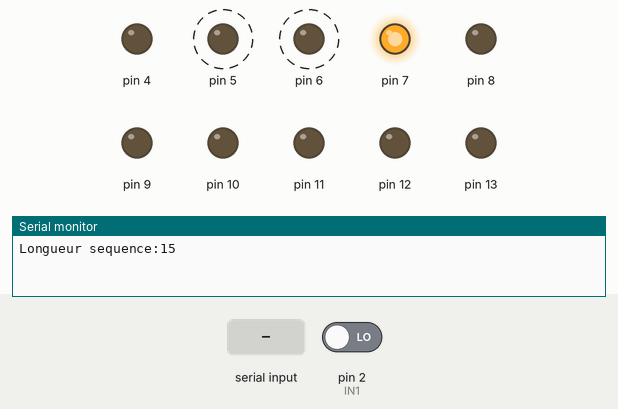
Recording of a sketch running on a simulated Arduino Uno, built with avr-gcc and run on an emulated ATmega328P. Parts: output pins drawn as LEDs (lit = HIGH), the last lines printed to the serial monitor. Dashed ring = blinking. The test bench sets the inputs (shaded band); at power-on: pin 2 (IN1) LOW. Random numbers use the default seed unless the sketch sets one.

Above: at 1.25 s.
1.3 s: pin 2 (IN1) driven HIGH
At 2.5 s:
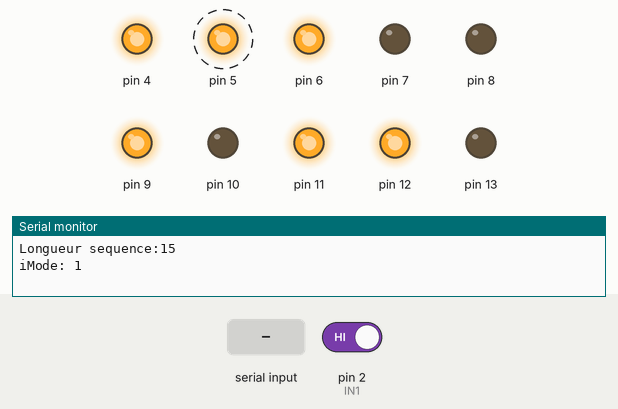
4.3 s: "S" received over Serial
At 4.45 s:
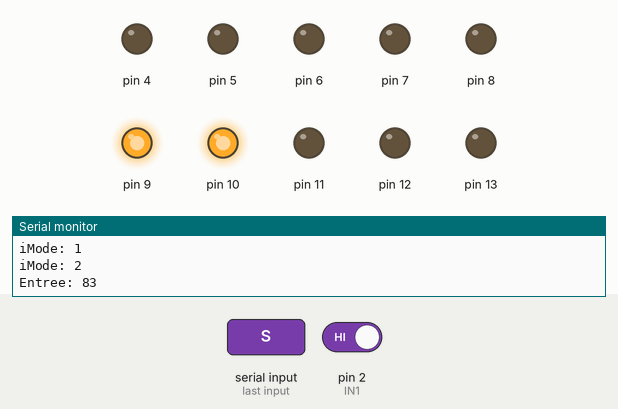
7.3 s: "A" received over Serial
At 7.7 s:
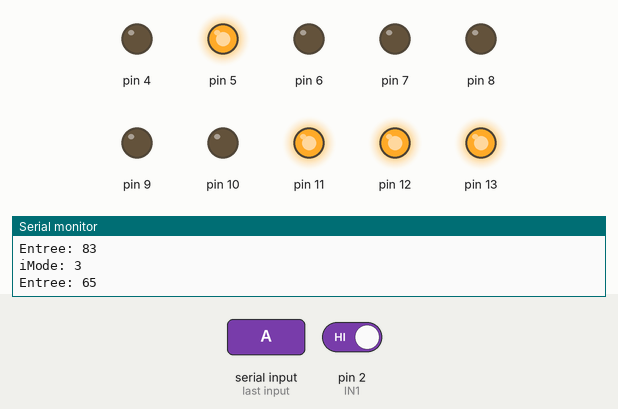
10.3 s: pin 2 (IN1) driven LOW
13.3 s: "C" received over Serial
16.3 s: pin 2 (IN1) driven HIGH
At 17.7 s:
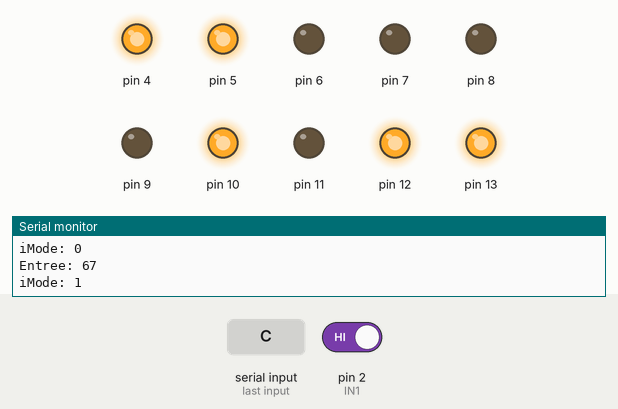
Timing chart, 0 to 23.9 s (numbered marks = the images above; inputs shaded):
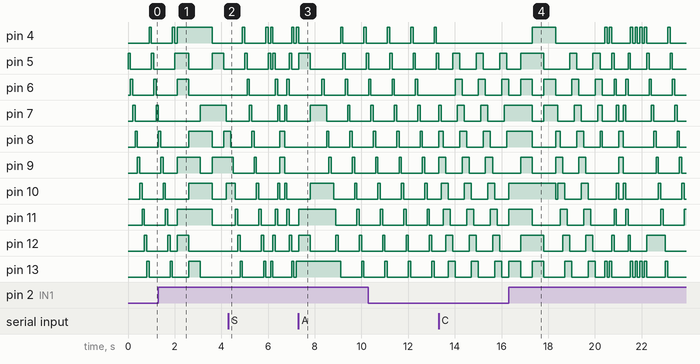

Measured:
- after the input at 16.3 s, pin 4: LOW → HIGH after 1.0 s, → LOW 1.0 s later, → HIGH 2.1 s later, → LOW 0.10 s later, … (16 changes in this stretch)
- by itself, pin 4: alternates HIGH for 0.10 s and LOW for 0.90 s

The sketch:

GuirlandeMultiMode.ino
```cpp
// Programme Guirlande
// Allume les LEDs
// S en sequence
// A aleatroirement
// P avec un pattern

int iMode = 0;
char MODES[] = { 'S', 'A', 'C', 'P' };
char mode = 'S';
byte octet = 1;
unsigned long lastSwitch = millis();

byte NOMBRE_DE_LEDS = 10;
byte PIN_BASE = 14 - NOMBRE_DE_LEDS;
byte IN1 = 2;

// mode Sequence
byte decalage = 0;

// mode Aleatoire
long LIMITE = 2 << NOMBRE_DE_LEDS;

// mode Chenille

// mode Pattern
byte pos = 0;
int SEQUENCE[] = { 1+(2<<8), (2<<0)+(2<<7),  (2<<1)+(2<<6), (2<<2)+(2<<5),
     (2<<3)+(2<<4), (2<<3)+(2<<4), (2<<2)+(2<<5),  (2<<1)+(2<<6),
     (2<<0)+(2<<7), 1+(2<<8),  0, 1+(2<<8), 0, 1+(2<<8), 0};
/*
int SEQUENCE[] = { 1, (2<<0),  (2<<1), (2<<2),
     (2<<3), (2<<4), (2<<5), (2<<6),
     (2<<7), (2<<8), 0 };
*/
byte longueurSequence = sizeof(SEQUENCE)/sizeof(int);


// Cette partie n'est faite qu'une fois quand on appuie sur le bouton RESET de l'Arduino
void setup () {
  for (int i=0; i<NOMBRE_DE_LEDS; i++) {
    pinMode (PIN_BASE + i, OUTPUT);
  }
  Serial.begin(9600);
  Serial.print("Longueur sequence:");
  Serial.println(longueurSequence);
  pinMode(IN1, INPUT);    // declare pushbutton as input
}

// Cette partie est faite en boucle tant que l'on n'arrete pas l'arduino

void loop() {
  checkMode();
  checkPush();
  if (mode == 'S') {
    digitalWrite(PIN_BASE + decalage,  LOW); // eteint
    decalage = ((decalage + 1) % NOMBRE_DE_LEDS);
    digitalWrite(PIN_BASE + decalage,  HIGH); // allume
    delay(100);
  } else if (mode == 'A') {
    long nombre = random(LIMITE );
    afficheUnNombre(nombre);
    delay(500);
  } else if (mode == 'C') {
    decalage = ((decalage + 1) % NOMBRE_DE_LEDS);
    long nombre = calculeChenille(decalage);
    afficheUnNombre(nombre);
    delay(100);
  } else {
    //Serial.print("Sequence Pos=");
    //Serial.print(pos);
    //Serial.print(" , Val=");
    //Serial.println(SEQUENCE[pos]);
    afficheUnNombre(SEQUENCE[pos]);
    delay(100);
    pos = ((pos + 1) % longueurSequence);
  }
}


void afficheUnNombre(int unNombre) {
  //Serial.print(unNombre, DEC);
  //Serial.print("->");
  for (int i=0; i<NOMBRE_DE_LEDS; i++) {
    byte bit = bitRead(unNombre, i);
    //Serial.print(bit);
    digitalWrite(PIN_BASE + i, bit * HIGH);
  }
  //Serial.print('\n'); // avoir une nouvelle ligne
}

void checkMode() {
    // send data only when you receive data:
    if (Serial.available() > 0) {
            // read the incoming byte:
            octet = Serial.read();

            // say what you got:
            Serial.print("Entree: ");
            Serial.println(octet, DEC);
            mode = octet;
     }
}

void checkPush() {
  unsigned long time = millis();
  int val1 = digitalRead(IN1);  // read input value
  if (val1 == HIGH) {
    if (time - lastSwitch > 2000) {
      lastSwitch = time;
      iMode = ((iMode + 1) % 4);
      Serial.print("iMode: ");
      Serial.println(iMode, DEC);
      mode = MODES[iMode];
    }
  }
}


long calculeChenille(int depart) {
    int rang = depart;
    long nombre = 0;
    for (int i=0; i<3; i++) {
      nombre += (2 << rang);
      rang = ((rang + 1) % NOMBRE_DE_LEDS);
    }
    //Serial.print("Nombre: ");
    //Serial.println(nombre, DEC);
    return nombre;
}
```
